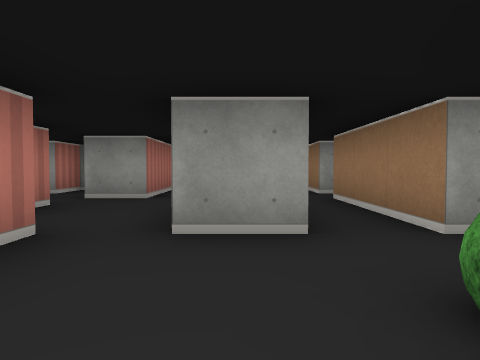
View 1 (above)

12 first-person views from a walk through a cub3D level. The camera is about half as high as the walls, tilts 2° down and sees 70° across. The floor is counted in squares. Each view is taken from the middle of a square. On the plan, view 1 faces up. The plan holds only what a view shows up to about 9 squares ahead; the rest is blank.

View 2
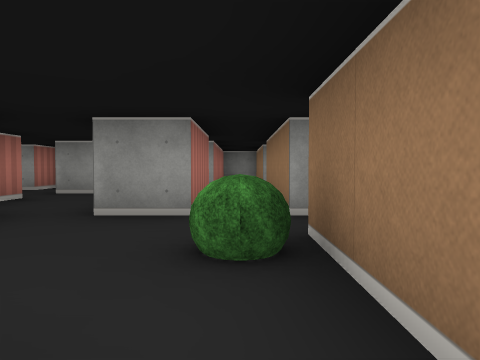

View 3
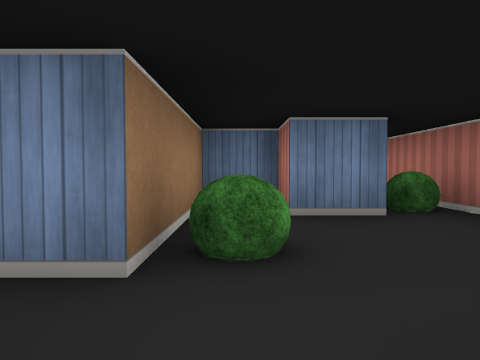

View 4
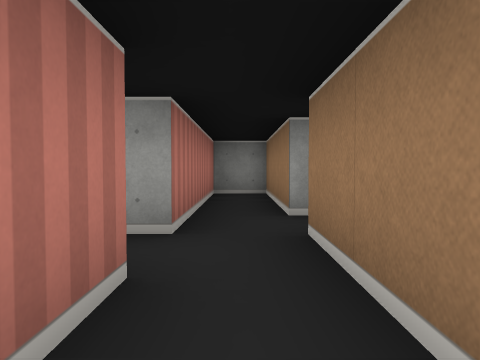

View 5
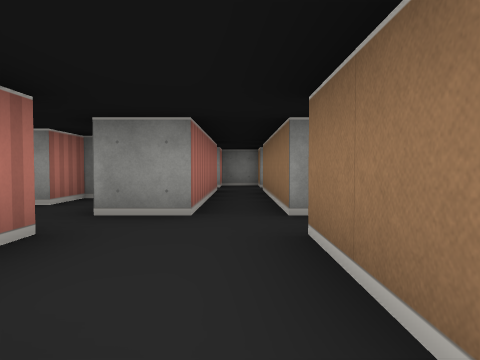

View 6
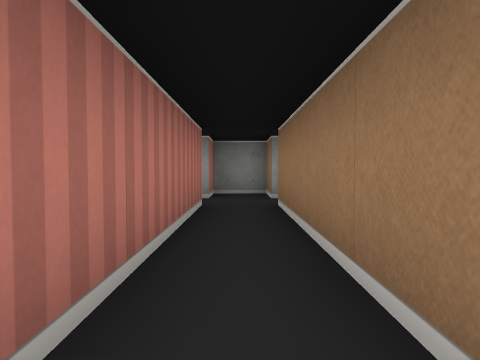

View 7
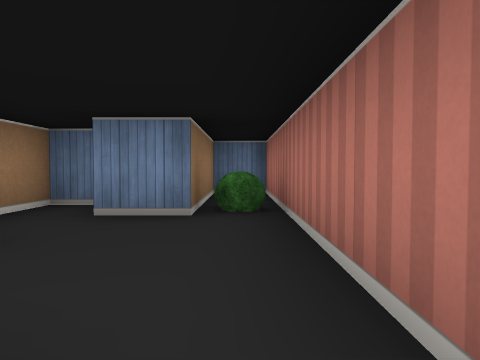

View 8
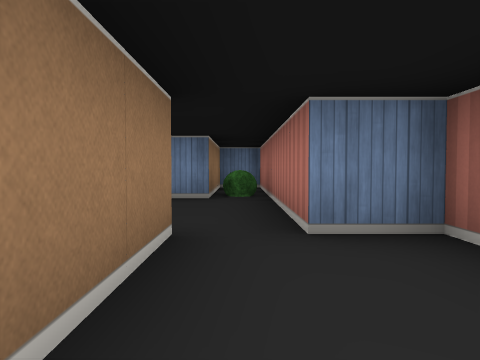

View 9
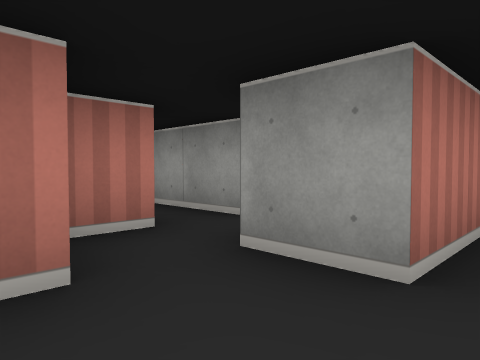

View 10
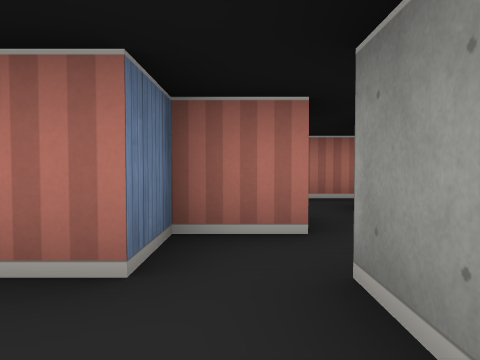

View 11
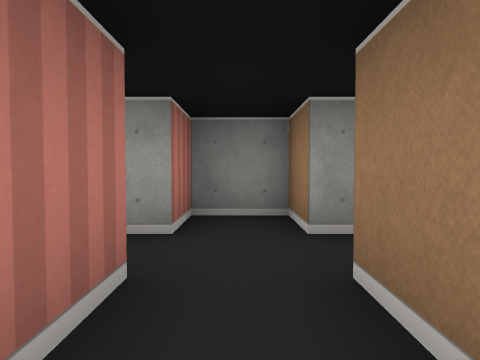

View 12
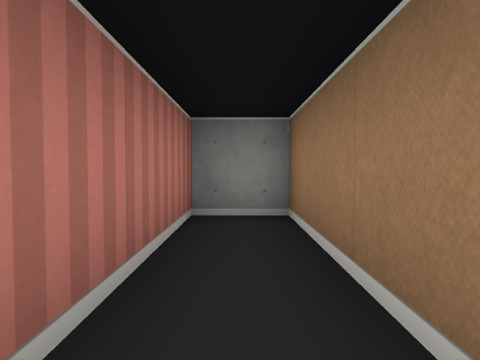

### Floor plan
Points are (right, up) in squares from view 1. A wall is a line through its corners. A room is listed if a view was taken in it or the views show most of it. See-through windows are left out.
Room 1 (views 1, 2, 5, 7, 9)
walls: (0.5, 2.5) (-0.5, 2.5) (-0.5, 4.5); (-1.5, 2.5) (-1.5, -3); (-0.5, -2.9) (-0.5, -0.5) (0.5, -0.5) (0.5, -1.5) (1.5, -1.5) (1.5, 1.5)
ways out: opening at (1, 3.5) to room 2; opening at (-1, 3.5) to room 3; opening at (2, 2)
objects: bush (-1, -1); bush (1, 1)
Room 2 (views 3, 4, 12)
walls: (1.5, 6.5) (1.5, 9.5) (0.5, 9.5) (0.5, 5.5) (-0.5, 5.5); (0.5, 4.5) (0.5, 2.5); (1.5, 2.5) (1.5, 5.5)
ways out: opening at (1, 3.5) to room 1; opening at (0, 5) to room 3; opening at (2, 6)
Room 3 (views 6, 8, 10, 11)
walls: (-0.5, 5.5) (-0.5, 9.5); (-3.5, 7.5) (-3.5, 6.5) (-5.2, 6.5); (-1.5, 9.5) (-1.5, 5.5) (-2.5, 5.5); (-3.5, 5.6) (-3.5, 4.5) (-2.5, 4.5) (-2.5, 2.5) (-1.5, 2.5); (-0.5, 10.5) (-0.5, 11.5) (-1.5, 11.5) (-1.5, 10.5) (-1.9, 10.5)
ways out: opening at (-1, 3.5) to room 1; opening at (0, 5) to room 2; opening at (-4, 6); opening at (-2, 10)

Positions as (right, up) in squares from view 1, and headings:
1: (0, 0), facing up
2: (1, -1), facing up
3: (1, 3), facing down
4: (1, 3), facing up
5: (-1, 2), facing up
6: (-1, 5), facing up
7: (-1, 3), facing down
8: (-1, 5), facing down
9: (-1, 4), facing up-left
10: (-1, 5), facing left
11: (-1, 8), facing up
12: (1, 6), facing up
